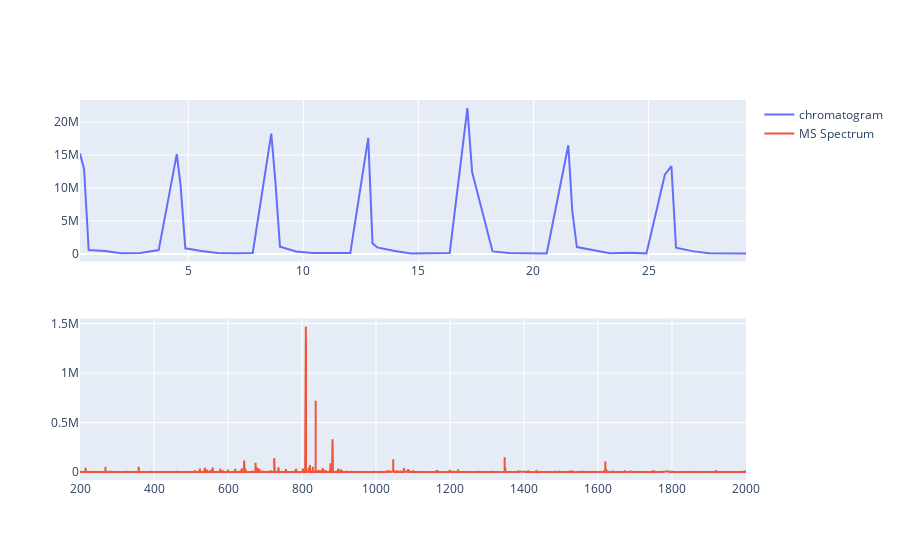

Write notebook code for a chart like this one.
### Markdown cell above
BPC calculation

### Code cell
from plotly.subplots import make_subplots
from ipywidgets import interact
import ipywidgets as widgets

fig = make_subplots(rows=2, cols=1)

exp = MSExperiment()
MzMLFile().load("test.mzML", exp)

chromatogram_data = exp.getChromatogram(0).get_peaks()
spectrum_data = exp.getSpectrum(0).get_peaks()

trace1 = go.Scatter(
x = chromatogram_data[0],
y = chromatogram_data[1],
name = 'chromatogram',
)
trace2 = go.Scatter(
x = spectrum_data[0],
y = spectrum_data[1],
name = 'MS Spectrum',
)
fig.add_trace(trace1, 1, 1)
fig.add_trace(trace2, 2, 1)

num_spectra = int(exp.getNrSpectra())

def update(a=0):
 spectrum_data = exp.getSpectrum(a).get_peaks()
fig.data[1].x = spectrum_data[0]
fig.data[1].y = spectrum_data[1]
fig.show()

interact(update,a= widgets.IntSlider(min=-0, max=num_spectra-1, step=1, value=0))

### Figure 1 — Plotly figure (JSON) as saved in the notebook; plotly's stock layout.template omitted (floating-point values rounded to 4 significant figures; data arrays with more than 128 entries replaced by an {"elided": "..."} marker saying what was removed)
{"data": [{"name": "chromatogram", "type": "scatter", "x": [0.2961, 0.4738, 0.6731, 1.37, 2.095, 2.917, 3.715, 4.501, 4.667, 4.872, 5.574, 6.288, 7.033, 7.801, 8.607, 8.784, 8.985, 9.687, 10.4, 11.2, 12.04, 12.82, 13.0, 13.2, 13.98, 14.68, 15.55, 16.36, 17.13, 17.33, 18.22, 18.94, 19.71, 20.57, 21.51, 21.69, 21.89, 22.59, 23.32, 24.12, 24.91, 25.71, 25.99, 26.19, 26.9, 27.63, 28.39, 29.23], "xaxis": "x", "y": [15245068, 12901166, 586279, 441600.0, 114300.0, 130400.0, 580600.0, 15148302, 10349958, 848400.0, 456100.0, 124200.0, 104300.0, 147400.0, 18257344, 11037852, 1103000.0, 360300.0, 125900.0, 142200.0, 147400.0, 17613074, 1597000.0, 990300.0, 447600.0, 71680.0, 120000.0, 152300.0, 22136832, 12434530, 379000.0, 120500.0, 113800.0, 73610.0, 16495375, 6549000.0, 1042000.0, 626700.0, 109000.0, 156300.0, 79340.0, 12015003, 13332331, 925100.0, 419400.0, 88900.0, 100600.0, 77940.0], "yaxis": "y"}, {"name": "MS Spectrum", "type": "scatter", "x": {"elided": "19914 float values"}, "xaxis": "x2", "y": {"elided": "19914 float values"}, "yaxis": "y2"}], "layout": {"xaxis": {"anchor": "y", "domain": [0, 1]}, "xaxis2": {"anchor": "y2", "domain": [0, 1]}, "yaxis": {"anchor": "x", "domain": [0.575, 1]}, "yaxis2": {"anchor": "x2", "domain": [0, 0.425]}}}
